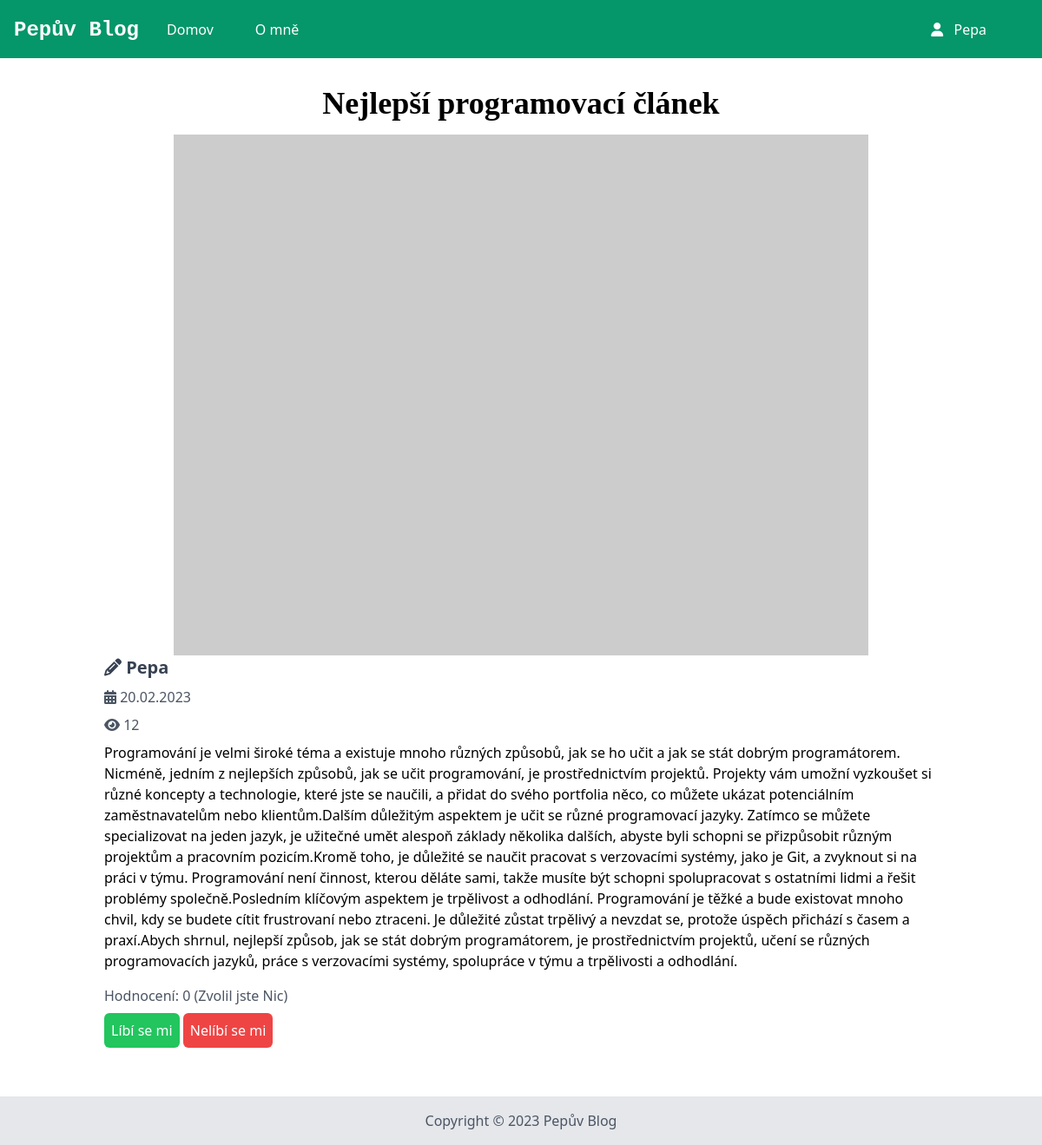
Page /article/1 (signed in) on the committed database.
### app.py (models this page shows, shortened)
class User(db.Model):
    id = db.Column(db.Integer, primary_key=True)
    login = db.Column(db.String, nullable=False)
    password = db.Column(db.String, nullable=False)
    admin = db.Column(db.Boolean, default=0)
    articles = db.relationship('Article', backref='author', lazy=True)
    is_active = db.Column(db.Boolean, default=True)
    is_authenticated = db.Column(db.Boolean)
    def is_authenticated(self):
        return self.is_authenticated
    def is_active(self):
        return self.is_active

class Article(db.Model):
    id = db.Column(db.Integer, primary_key=True)
    title = db.Column(db.String, nullable=False)
    content = db.Column(db.String, nullable=False)
    author_id = db.Column(db.Integer, db.ForeignKey('user.id'), nullable=False)
    categories = db.Column(db.PickleType, default=["uncategorized"])
    likes = db.Column(db.PickleType, default=0)
    dislikes = db.Column(db.PickleType, default=0)
    date_created = db.Column(db.DateTime, default=datetime.utcnow)
    views = db.Column(db.Integer, default=0)
    thumbnail = db.Column(db.String)

### app.py (the view)
@app.route("/article/<int:id>")
def article(id):
    article = Article.query.filter_by(id=id).first()
    ratings = ArticleRating.query.filter_by(article_id=id).all()
    article.views=article.views+1
    db.session.commit()
    likes = 0
    dislikes = 0
    user_rating = None
    if ArticleRating.query.filter_by(article_id=id).first():
        user_rating = ArticleRating.query.filter_by(article_id=id,user_id=current_user.id).first().rating
        for rating in ratings:
            if rating.rating == 1:
                likes += 1
            elif rating.rating == -1:
                dislikes += 1
    return render_template("article.html",article=article, likes=likes, dislikes=dislikes, user_rating=user_rating)

### app.py (called while the page is built)
@login_manager.user_loader
def load_user(user_id):
    return User.query.get(int(user_id))

### templates/article.html (shortened to what this page needs)
{% extends 'base.html' %}
{% block body %}
<div class="container mx-auto p-4">
  <div class="bg-white p-4">
    <h1 class="text-4xl font-bold font-serif mb-4 text-center">{{article.title}}</h1>
    {% if article.thumbnail==None %}
    <img src="https://picsum.photos/800/600" alt="{{article.title}}" class="m-auto">
    {% else %}
    <img src="{{article.thumbnail}}" alt="{{article.title}}" class="m-auto">
    {%endif%}
    <p class="text-gray-700 mb-2 text-xl font-bold"><i class="fa-solid fa-pencil"></i> {{article.author.login}}</p>
    <p class="text-gray-600 mb-2"><i class="fa-solid fa-calendar-days"></i> {{article.date_created.strftime('%d.%m.%Y')}}</p>
    <p class="text-gray-600 mb-2"><i class="fa-solid fa-eye"></i> {{article.views}}</p>
    <div class=" mb-4">
      {{article.content|safe}}
    </div>
    <div>
      <p class="text-gray-600 mb-2">Hodnocení: <label id="final-rating">{{likes - dislikes}}</label> (Zvolil jste
        {% if user_rating==1 %}
        <label class="text-green-500">Líbí se mi</label>)
        {% elif user_rating==-1 %}
        <label class="text-red-500">Nelíbí se mi</label>)
        {% else %}
        <label>Nic</label>)
        {% endif %}
      </p>
      <button btn-type="like" class="bg-green-500 text-white p-2 rounded-md hover:bg-green-600">Líbí se mi</button>
      <button btn-type="dislike" class="bg-red-500 text-white p-2 rounded-md hover:bg-red-600">Nelíbí se mi</button>
    </div>
  </div>
</div>
{% endblock %}

### templates/base.html (shortened to what this page needs)
<!DOCTYPE html>
<html lang="cs">
<head>
  <link rel="stylesheet" href="{{ url_for('static',filename='css/output.css') }}" />
  <link rel="stylesheet" href="https://cdnjs.cloudflare.com/ajax/libs/font-awesome/6.2.1/css/all.min.css"
 />
</head>
<body>
  <header class="bg-emerald-600 text-white p-4 flex items-center justify-between fixed w-full">
    <h1 class="text-2xl font-bold"><a class="font-mono" href="{{ url_for('index') }}">Pepův Blog</a></h1>
    <nav class="flex flex-1 items-center">
      <ul class="flex ml-8 flex-1 gap-8">
        <li class="mr-4 hover:text-gray-300"><a href="{{ url_for('index') }}">Domov</a></li>
        <li class="mr-4 hover:text-gray-300"><a href="{{ url_for('about') }}">O mně</a></li>
        <li class="mr-4 hover:text-gray-300 absolute right-12">
          <a href="{{ url_for('admin_login') }}">
          <i class="fa-solid fa-user mr-2"></i>
          {% if current_user.login %}
          {{current_user.login}}
          {% else %}
          Přihlásit se
          {% endif %}
        </a>
      </li>
      </ul>
    </nav>
  </header>
  <main class="py-6 px-6">
    {% block body %} {% endblock %}
  </main>
  <footer class="bg-gray-200 p-4">
    <p class="text-center text-gray-600">Copyright © 2023 Pepův Blog</p>
  </footer>
</body>
</html>

### rows in the picture
User: login "Pepa", author.login "Pepa"
Article: title "Nejlepší programovací článek", date_created "20.02.2023", views "12", content "Programování je velmi široké téma a existuje mnoho různých způsobů, jak se ho učit a jak se stát dobrým programátorem. Nicméně, jedním z nejlepších způsobů, jak se učit programování, je prostřednictvím projektů. Projekty vám umožní vyzkoušet si různé koncepty a technologie, které jste se naučili, a přidat do svého portfolia něco, co můžete ukázat potenciálním zaměstnavatelům nebo klientům.Dalším důležitým aspektem je učit se různé programovací jazyky. Zatímco se můžete specializovat na jeden jazyk, je užitečné umět alespoň základy několika dalších, abyste byli schopni se přizpůsobit různým projektům a pracovním pozicím.Kromě toho, je důležité se naučit pracovat s verzovacími systémy, jako…"

### other values in the picture
{{ likes - dislikes }} "0"
